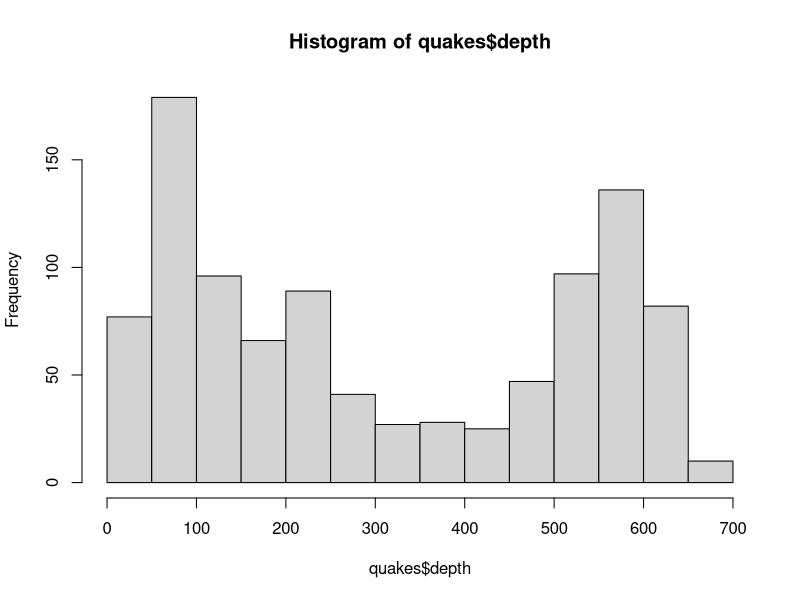

Source code (R):
## ---- chunk 1
hist(quakes$depth)
